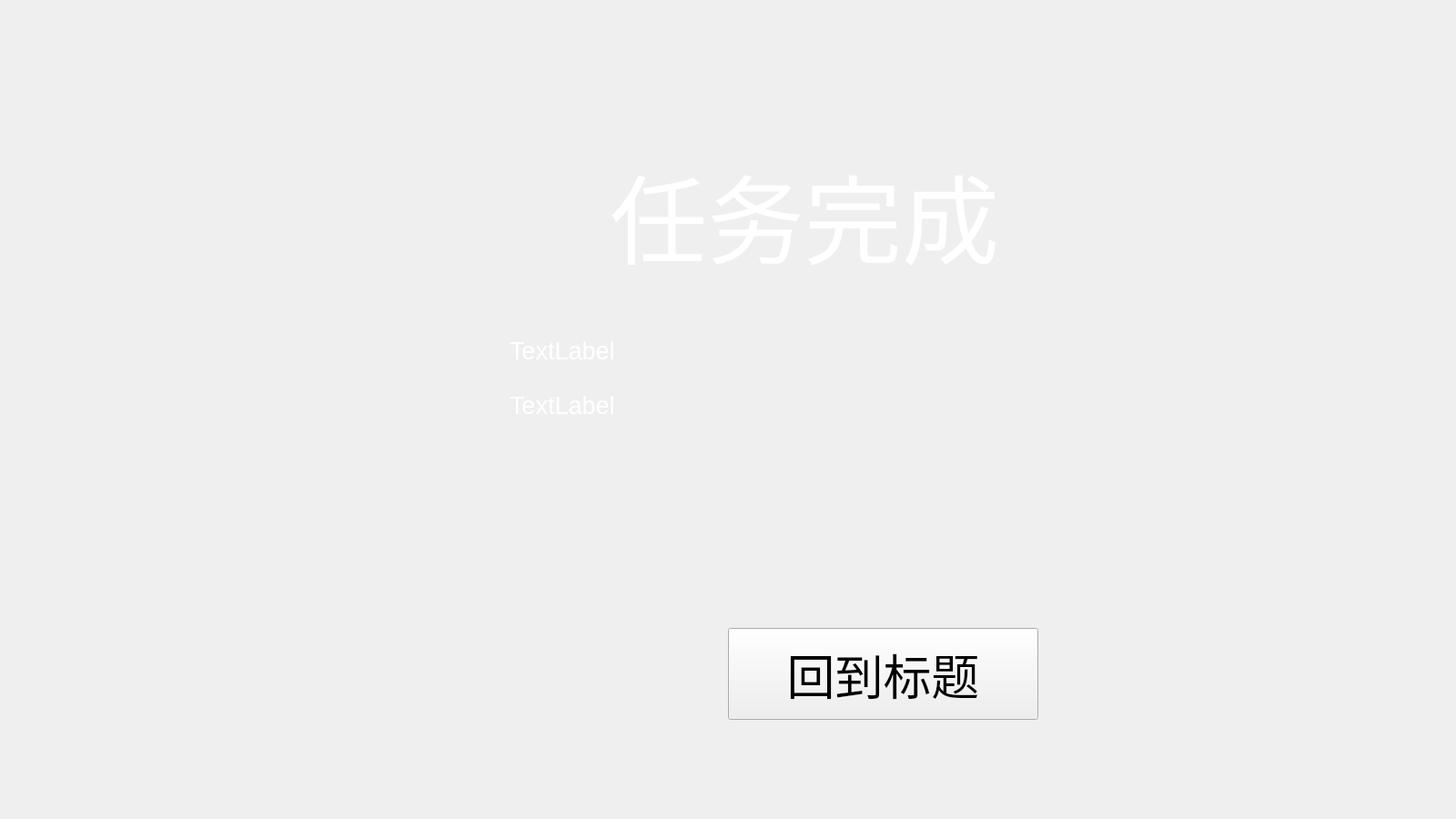
<?xml version="1.0" encoding="UTF-8"?>
<ui version="4.0">
 <class>WinScene</class>
 <widget class="QWidget" name="WinScene">
  <property name="geometry">
   <rect>
    <x>0</x>
    <y>0</y>
    <width>1600</width>
    <height>900</height>
   </rect>
  </property>
  <property name="windowTitle">
   <string>Form</string>
  </property>
  <widget class="QLabel" name="label">
   <property name="geometry">
    <rect>
     <x>670</x>
     <y>160</y>
     <width>661</width>
     <height>151</height>
    </rect>
   </property>
   <property name="font">
    <font>
     <pointsize>80</pointsize>
    </font>
   </property>
   <property name="styleSheet">
    <string notr="true">color: rgb(255, 255, 255);</string>
   </property>
   <property name="text">
    <string>任务完成</string>
   </property>
  </widget>
  <widget class="QPushButton" name="titleButton">
   <property name="geometry">
    <rect>
     <x>800</x>
     <y>690</y>
     <width>341</width>
     <height>101</height>
    </rect>
   </property>
   <property name="font">
    <font>
     <pointsize>40</pointsize>
    </font>
   </property>
   <property name="text">
    <string>回到标题</string>
   </property>
  </widget>
  <widget class="QLabel" name="label_2">
   <property name="geometry">
    <rect>
     <x>0</x>
     <y>0</y>
     <width>1920</width>
     <height>1080</height>
    </rect>
   </property>
   <property name="text">
    <string/>
   </property>
   <property name="pixmap">
    <pixmap resource="rc.qrc">:/images/winscene</pixmap>
   </property>
  </widget>
  <widget class="QLabel" name="scoreLabel">
   <property name="geometry">
    <rect>
     <x>560</x>
     <y>370</y>
     <width>271</width>
     <height>31</height>
    </rect>
   </property>
   <property name="font">
    <font>
     <pointsize>20</pointsize>
    </font>
   </property>
   <property name="styleSheet">
    <string notr="true">color: rgb(255, 255, 255);</string>
   </property>
   <property name="text">
    <string>TextLabel</string>
   </property>
  </widget>
  <widget class="QLabel" name="timeLabel">
   <property name="geometry">
    <rect>
     <x>560</x>
     <y>430</y>
     <width>271</width>
     <height>31</height>
    </rect>
   </property>
   <property name="font">
    <font>
     <pointsize>20</pointsize>
    </font>
   </property>
   <property name="styleSheet">
    <string notr="true">color: rgb(255, 255, 255);</string>
   </property>
   <property name="text">
    <string>TextLabel</string>
   </property>
  </widget>
  <zorder>label_2</zorder>
  <zorder>label</zorder>
  <zorder>titleButton</zorder>
  <zorder>scoreLabel</zorder>
  <zorder>timeLabel</zorder>
 </widget>
 <resources>
  <include location="rc.qrc"/>
 </resources>
 <connections/>
</ui>
